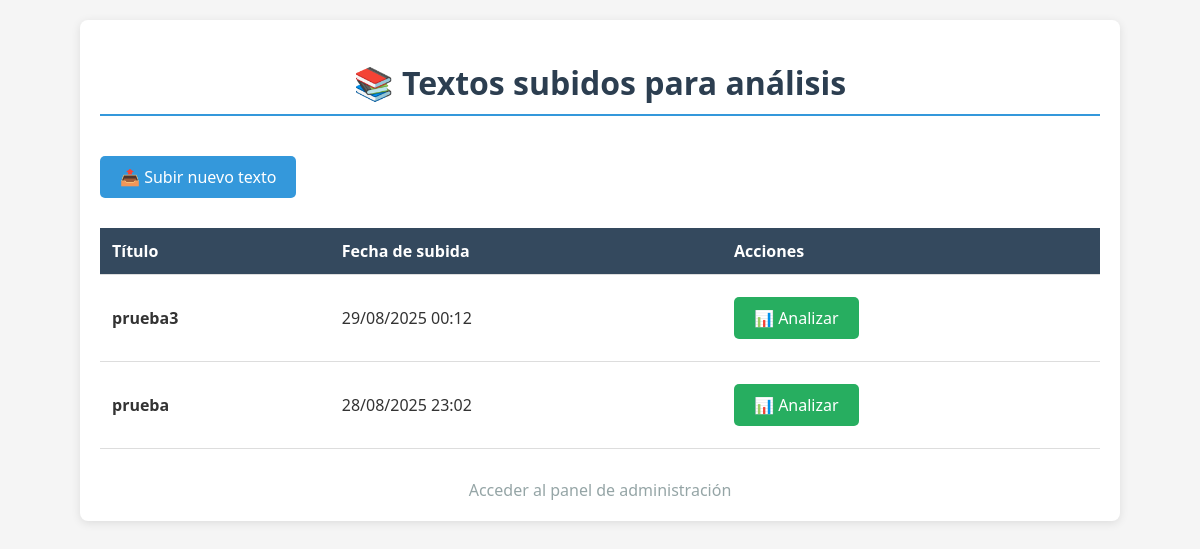
The page / on the database its author committed.
### analisis/models.py (models this page shows, shortened)
class TextoAnalizado(models.Model):
    titulo = models.CharField(max_length=200)
    archivo = models.FileField(upload_to='textos/')
    fecha_subida = models.DateTimeField(auto_now_add=True)

### analisis/views.py (the view)
# urls.py: path('', views.lista_textos, name='lista_textos'),
def lista_textos(request):
    textos = TextoAnalizado.objects.all().order_by('-fecha_subida')
    return render(request, 'lista.html', {'textos': textos})

### analisis/Templates/lista.html (shortened to what this page needs)
<!DOCTYPE html>
<html lang="es">
<head>
</head>
<body>
    <div class="container">
        <h1>📚 Textos subidos para análisis</h1>
        <a href="{% url 'subir_texto' %}" class="btn">📤 Subir nuevo texto</a>
        {% if textos %}
        <table>
            <thead>
                <tr>
                    <th>Título</th>
                    <th>Fecha de subida</th>
                    <th>Acciones</th>
                </tr>
            </thead>
            <tbody>
                {% for texto in textos %}
                <tr>
                    <td><strong>{{ texto.titulo }}</strong></td>
                    <td>{{ texto.fecha_subida|date:"d/m/Y H:i" }}</td>
                    <td>
                        <a href="{% url 'analizar_texto' texto.id %}" class="btn btn-analizar">📊 Analizar</a>
                    </td>
                </tr>
                {% endfor %}
            </tbody>
        </table>
        {% else %}
        <div class="empty-state">
            <div>📝</div>
            <h3>No hay textos subidos todavía</h3>
            <p>Sube tu primer archivo de texto para comenzar el análisis</p>
        </div>
        {% endif %}
        <a href="/admin/" class="admin-link">Acceder al panel de administración</a>
    </div>
</body>
</html>

### analisis/Templates/lista.html (style rules this page uses)
body { font-family: 'Segoe UI', Tahoma, Geneva, Verdana, sans-serif; margin: 0; padding: 20px; background-color: #f5f5f5; color: #333; }
.container { max-width: 1000px; margin: 0 auto; background: white; padding: 20px; border-radius: 8px; box-shadow: 0 2px 10px rgba(0,0,0,0.1); }
h1 { color: #2c3e50; text-align: center; margin-bottom: 30px; border-bottom: 2px solid #3498db; padding-bottom: 10px; }
.btn { display: inline-block; padding: 10px 20px; background: #3498db; color: white; text-decoration: none; border-radius: 5px; margin: 10px 0; transition: background 0.3s; }
.btn-analizar { background: #27ae60; }
table { width: 100%; border-collapse: collapse; margin-top: 20px; }
th, td { padding: 12px; text-align: left; border-bottom: 1px solid #ddd; }
th { background-color: #34495e; color: white; }
.admin-link { display: block; text-align: center; margin-top: 30px; color: #95a5a6; text-decoration: none; }

### rows shown on the page
TextoAnalizado: titulo "prueba3", fecha_subida "29/08/2025 00:12"
TextoAnalizado: titulo "prueba", fecha_subida "28/08/2025 23:02"
